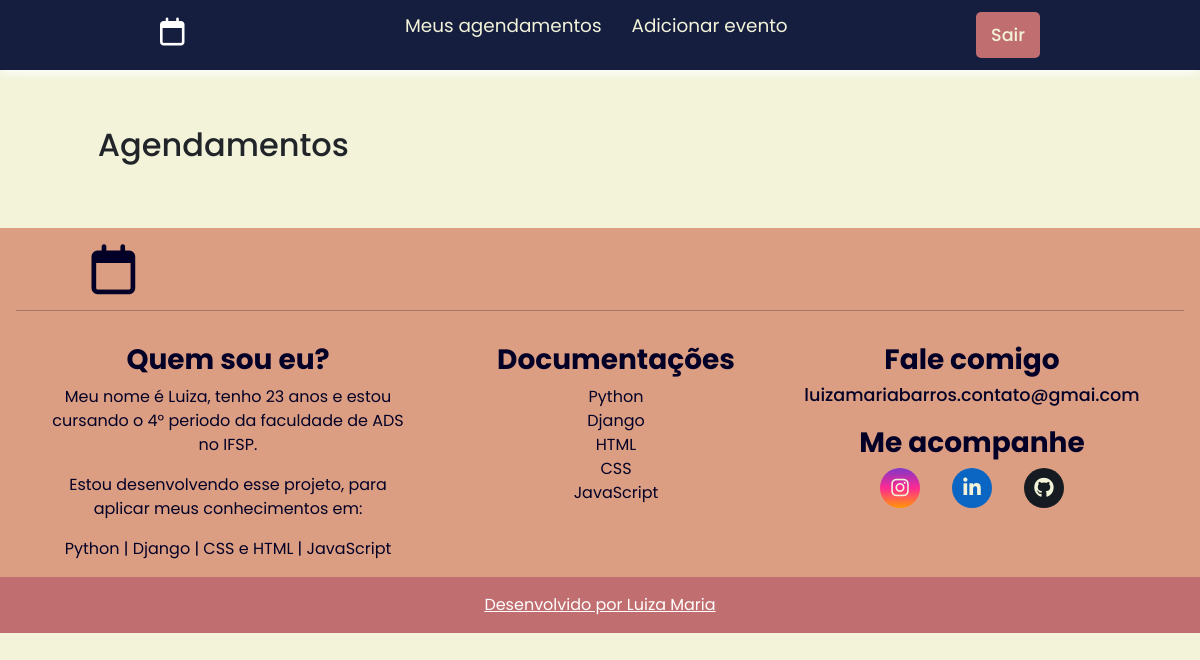
Page /agenda/ (signed in) on the earlier database version.
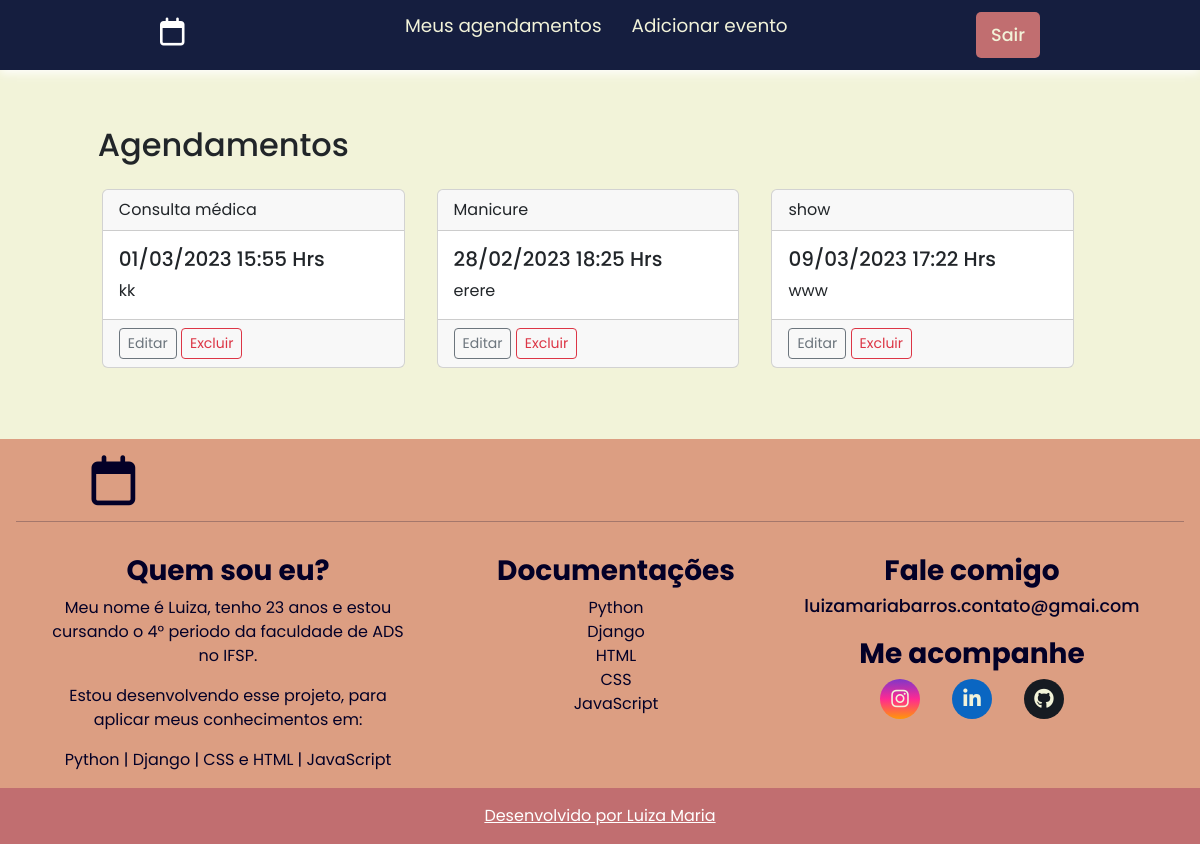
Same page on the later database version.
### core/models.py (models this page shows, shortened)
class Evento(models.Model):
    titulo = models.CharField(max_length=100)
    descricao = models.TextField(blank=True, null=True)
    data_evento = models.DateTimeField(verbose_name='Data do Evento')
    data_criacao = models.DateTimeField(auto_now=True,verbose_name='Data de Criação')
    usuario = models.ForeignKey(User, on_delete=models.CASCADE)
    class Meta:
        db_table = 'evento'
    def get_data_evento(self):
        return self.data_evento.strftime('%d/%m/%Y %H:%M Hrs')
    def get_evento_atrasado(self):
        print(type(self.data_evento))
        print(type(datetime.now()))
        if self.data_evento < datetime.now():
            return True
        else:
            return False

### core/views.py (the view)
# urls.py: path('agenda/', views.lista_eventos),
@login_required(login_url='/login/')  # se não estiver autenticado não irá abrir a página da agenda e s erá levado até a página de autenticar.
def lista_eventos(request):
    usuario = request.user
    data_atual = datetime.now() - timedelta(hours=1)
    evento = Evento.objects.filter(usuario=usuario,
                                   data_evento__gt=data_atual)
    dados = {'eventos': evento}
    return render(request, 'pages/agenda.html', dados)

### templates/pages/agenda.html (shortened to what this page needs)
{% extends "model-page.html" %}
{% block content %}
<div class="container vh-130">
    <div class="div-card col-md-12">
        <div class="col-md-12" id="div-cards">
            <h2>Agendamentos</h2>
                {% for evento in eventos %}
            <div class="div-card-agenda col-md-4">
                <div class="card">
                    <div class="card-header ">
                        {{ evento.titulo }}
                    </div>
                    <div class="card-body">
                        <h5 class="card-title">
                            {{ evento.get_data_evento }}</h5>
                        <p class="card-text">
                            {{ evento.descricao}}
                        </p>
                    </div>
                    <div class="card-footer">
                        <a href="evento/?id={{ evento.id }}"
                             class="btn btn-outline-secondary btn-sm">Editar</a>
                        <a href="evento/delete/{{ evento.id }}/"
                            class="btn btn-outline-danger btn-sm">Excluir</a>
                    </div>
                </div>
            </div>
                {% endfor %}
        </div>
    </div>
</div>
{% endblock %}

Differences in the rows shown:
added Evento: titulo "Consulta médica", get_data_evento "01/03/2023 15:55 Hrs", descricao "kk"
added Evento: titulo "Manicure", get_data_evento "28/02/2023 18:25 Hrs", descricao "erere"
added Evento: titulo "show", get_data_evento "09/03/2023 17:22 Hrs", descricao "www"
